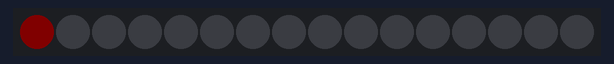
Bench run of a sketch on a simulated Arduino Uno, built with avr-gcc and run on an emulated ATmega328P. Shown: 16 RGB LEDs in strip order, left to right. Dim RGB values are drawn brighter than linear; the strip is taken to match the declared colour order.

Above: at 1.1 s.
At 5.72 s:
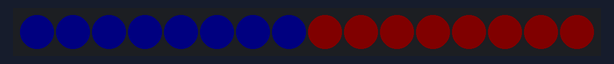
At 10.5 s:
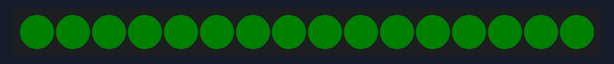
At 17.76 s:
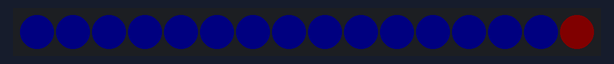
At 25.19 s:
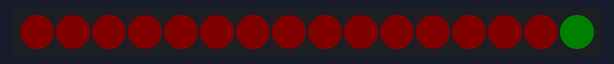
At 39.84 s:
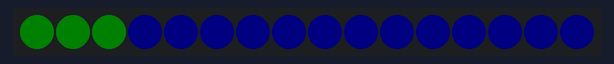

The sketch:

Testbarrettexx.ino
```cpp
#include <Adafruit_NeoPixel.h>

// On définit le pin où est connecté la patte DATA du bandeau
#define PIN 0

// Parameter 1 = number of pixels in strip
// Parameter 2 = pin number (most are valid)
// Parameter 3 = pixel type flags, add together as needed:
//   NEO_KHZ800  800 KHz bitstream (most NeoPixel products w/WS2812 LEDs)
//   NEO_KHZ400  400 KHz (classic 'v1' (not v2) FLORA pixels, WS2811 drivers)
//   NEO_GRB     Pixels are wired for GRB bitstream (most NeoPixel products)
//   NEO_RGB     Pixels are wired for RGB bitstream (v1 FLORA pixels, not v2)

//Ici, le 150 correspond au nombre de led
Adafruit_NeoPixel strip (16, PIN, NEO_RGB + NEO_KHZ800);

void setup() {
  strip.begin();
  strip.clear();
  strip.setBrightness(5);
  strip.show(); // Initialise toute les led à 'off'

  delay(1000);
}

void loop()
{
      for(int i = 0; i < 16; i++ )
      { // On fait une boucle pour définir les 50 premières led en rouge
      strip.setPixelColor(i, 255, 0, 0);
      strip.show(); // on affiche
      delay(200);
      }
      for(int i = 0; i < 16; i++ ) { // On fait une boucle pour définir les 50 led suivantes en bleu
        strip.setPixelColor(i, 0, 0, 255);
        strip.show(); // on affiche
      delay(200);
      }
      for(int i = 0; i < 16; i++ ) { // On fait une boucle pour définir les 50 dernières led en vert
        strip.setPixelColor(i, 0, 255, 0);
        strip.show(); // on affiche
      delay(200);
      }
//strip.show(); // on affiche

delay(1000); }
```
